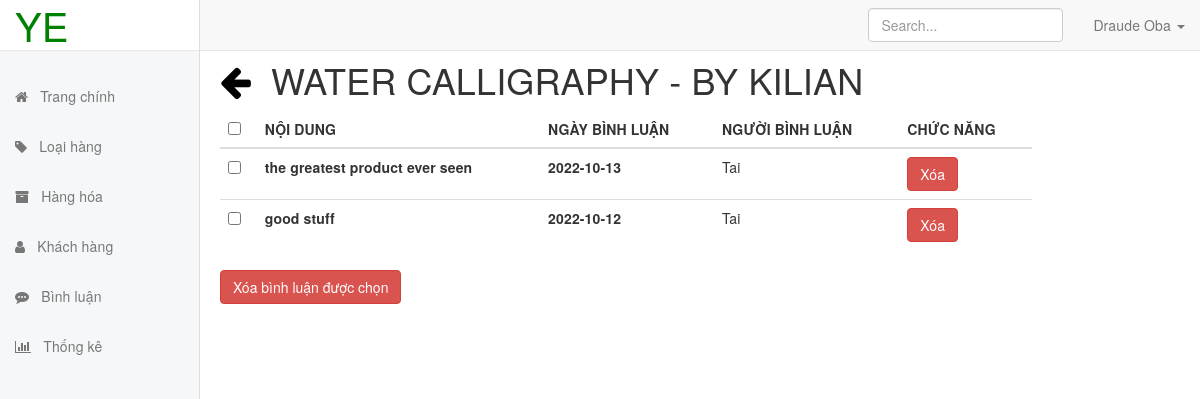
Screenshot of /admin/binh-luan/details.php?ma_hh=9 with the database file from the repository.
### tables this page shows
CREATE TABLE `hang_hoa` (
  `ma_hh` int(11) NOT NULL,
  `ten_hh` varchar(50) NOT NULL,
  `don_gia` float NOT NULL,
  `giam_gia` float NOT NULL,
  `hinh` varchar(50) NOT NULL,
  `ngay_nhap` date NOT NULL,
  `mo_ta` varchar(2000) NOT NULL,
  `dac_biet` tinyint(1) NOT NULL DEFAULT 0,
  `so_luot_xem` int(11) NOT NULL DEFAULT 0,
  `ma_loai` int(11) NOT NULL
);

CREATE TABLE `binh_luan` (
  `ma_bl` int(11) NOT NULL,
  `noi_dung` varchar(255) NOT NULL,
  `ma_kh` varchar(20) NOT NULL,
  `ma_hh` int(11) NOT NULL,
  `ngay_bl` date NOT NULL
);

### PDO/pdo.php (called while the page is built, shortened)
<?php
function pdo_get_connection()
{
    $severname = "localhost";
    $username = "root";
    $password = "";
    try {
        $conn = new PDO("mysql:host=$severname;dbname=DuAnMau", $username, $password);
        $conn->setAttribute(PDO::ATTR_ERRMODE, PDO::ERRMODE_EXCEPTION);
        return $conn;
    } catch (PDOException $e) {
        echo "Lỗi kết nối: " . $e->getMessage();
    }
}
function pdo_query($sql)
{
    $sql_args = array_slice(func_get_args(), 1);
    try {
        $conn = pdo_get_connection();
        $stmt = $conn->prepare($sql);
        $stmt->execute($sql_args);
        $rows = $stmt->fetchAll(PDO::FETCH_ASSOC);
        return $rows;
    } catch (PDOException $e) {
        throw $e;
    } finally {
        unset($conn);
    }
}
function pdo_query_one($sql)
{
    $sql_args = array_slice(func_get_args(), 1);
    try {
        $conn = pdo_get_connection();
        $stmt = $conn->prepare($sql);
        $stmt->execute($sql_args);
        $rows = $stmt->fetch(PDO::FETCH_ASSOC);
        return $rows;
    } catch (PDOException $e) {
        throw $e;
    } finally {
        unset($conn);
    }
}

### PDO/hang-hoa.php (called while the page is built, shortened)
<?php
require_once "pdo.php";
function hang_hoa_select_by_id($ma_hh)
{
    $sql = "SELECT * FROM hang_hoa INNER JOIN loai ON hang_hoa.ma_loai=loai.ma_loai WHERE ma_hh=?";
    return pdo_query_one($sql, $ma_hh);
}

### PDO/binh-luan.php (called while the page is built, shortened)
<?php
require_once "pdo.php";
function binh_luan_select_by_hang_hoa($ma_hh)
{
    $sql = "SELECT binh_luan.*,hang_hoa.ten_hh,khach_hang.ho_ten,khach_hang.hinh FROM binh_luan JOIN hang_hoa ON binh_luan.ma_hh = hang_hoa.ma_hh JOIN khach_hang ON khach_hang.ma_kh = binh_luan.ma_kh WHERE hang_hoa.ma_hh = ? ORDER BY ngay_bl DESC";
    return pdo_query($sql, $ma_hh);
}

### admin/binh-luan/details.php (the view, shortened to what this page needs)
<?php
require "../../PDO/pdo.php";
require "../../PDO/binh-luan.php";
require "../../PDO/hang-hoa.php";
if (isset($_GET['ma_hh'])) {
    $ma_hh = $_GET['ma_hh'];
    $ten_hh = hang_hoa_select_by_id($ma_hh);
    $details = binh_luan_select_by_hang_hoa($ma_hh);
}
?>
<!DOCTYPE html>
<html lang="en">
<head>
    <link rel="stylesheet" href="../../assets/css/admin.css">
    <link rel="stylesheet" href="https://maxcdn.bootstrapcdn.com/bootstrap/3.3.7/css/bootstrap.min.css">
    <link rel="stylesheet" href="https://maxcdn.bootstrapcdn.com/font-awesome/4.7.0/css/font-awesome.min.css
">
    <link rel="stylesheet" href="https://code.jquery.com/jquery-3.1.1.min.js">
    <link rel="stylesheet" href="https://maxcdn.bootstrapcdn.com/bootstrap/3.3.7/js/bootstrap.min.js">
</head>
<body>
    <nav class="mnb navbar navbar-default navbar-fixed-top">
        <div class="container-fluid">
            <div id="navbar" class="navbar-collapse collapse">
                <ul class="nav navbar-nav navbar-right">
                    <li class="dropdown">
                        <a href="#" class="dropdown-toggle" data-toggle="dropdown" role="button" aria-haspopup="true" aria-expanded="false">Draude Oba <span class="caret"></span></a>
                    </li>
                </ul>
                <form class="navbar-form navbar-right">
                    <input type="text" class="form-control" placeholder="Search...">
                </form>
            </div>
        </div>
    </nav>
    <?php
    require "../menu.php";
    ?>
    <div class="mcw" style="margin-top: 6rem;">
        <div class="cv">
            <div>
                <div style="margin-left: 2rem" class="inbox">
                    <div class="inbox-sb">
                        <h1><a style="color: black;margin-right: 2rem;" href="index.php"><i class="fa fa-arrow-left" aria-hidden="true"></i></a><?php echo $ten_hh["ten_hh"] ?></h1>
                    </div>
                    <div class="inbox-bx container-fluid">
                        <div class="row">
                            <div class="col-md-10">
                                <form action="execute.php" id="form1" method="POST">
                                    <table class="table table-stripped">
                                        <thead>
                                            <tr>
                                                <th scope="col"><input type="checkbox" id="select-all"></th>
                                                <th scope="col">NỘI DUNG</th>
                                                <th scope="col">NGÀY BÌNH LUẬN</th>
                                                <th scope="col">NGƯỜI BÌNH LUẬN</th>
                                                <th scope="col">CHỨC NĂNG</th>
                                            </tr>
                                        </thead>
                                        <tbody>
                                            <?php
                                            foreach ($details as $detail) {
                                                extract($detail);
                                                $del_link = "execute.php?ma_bl=" . $ma_bl . "&ma_hh=" . $ma_hh;
                                            ?>
                                                <tr>
                                                    <td><input name='delete_all_id[]' value='<?= $ma_bl ?>' type="checkbox" /></td>
                                                    <th scope="row"><?php echo $noi_dung ?></th>
                                                    <th scope="row"><?php echo $ngay_bl ?></th>
                                                    <td scope="row"><?php echo $ma_kh ?></td>
                                                    <td>
                                                        <a href=" <?php echo $del_link ?>" class="btn btn-danger">Xóa</a>
                                                    </td>
                                                </tr>
                                            <?php
                                            }
                                            ?>
                                        </tbody>
                                    </table>
                                    <div>
                                        <button type="submit" name="delete_all_button" class="btn btn-danger">Xóa bình luận được chọn</button>
                                    </div>
                                </form>
                            </div>
                        </div>
                    </div>
                </div>
            </div>
        </div>
    </div>
</body>
</html>

### assets/css/admin.css (style rules this page uses)
body { margin-top: 50px; background-color: #fff; font-family: Arial, sans-serif; font-size: 14px; letter-spacing: 0.01em; color: #39464e; }
.navbar-default { background-color: #fff; margin-left: 200px; }
.mcw { margin-left: 200px; position: relative; min-height: 100%; }
a, a:focus, a:hover { text-decoration: none; }
.inbox .container-fluid { padding-left: 0; padding-right: 0; }
.msb, .mnb { -moz-animation: slidein 300ms forwards; -o-animation: slidein 300ms forwards; -webkit-animation: slidein 300ms forwards; animation: slidein 300ms forwards; -webkit-transform-style: preserve-3d; transform-style: preserve-3d; }
.mcw { -moz-animation: bodyslidein 300ms forwards; -o-animation: bodyslidein 300ms forwards; -webkit-animation: bodyslidein 300ms forwards; animation: bodyslidein 300ms forwards; -webkit-transform-style: preserve-3d; transform-style: preserve-3d; }

### rows the page displays
hang_hoa: ten_hh "WATER CALLIGRAPHY - BY KILIAN"
binh_luan: noi_dung "the greatest product ever seen", ngay_bl "2022-10-13", ma_kh "Tai"
binh_luan: noi_dung "good stuff", ngay_bl "2022-10-12", ma_kh "Tai"
